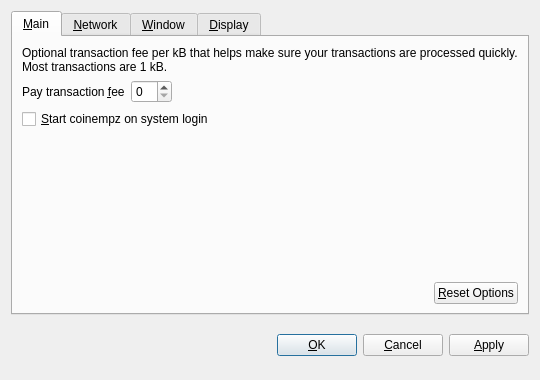
<?xml version="1.0" encoding="UTF-8"?>
<ui version="4.0">
 <class>OptionsDialog</class>
 <widget class="QDialog" name="OptionsDialog">
  <property name="geometry">
   <rect>
    <x>0</x>
    <y>0</y>
    <width>540</width>
    <height>380</height>
   </rect>
  </property>
  <property name="windowTitle">
   <string>Options</string>
  </property>
  <property name="modal">
   <bool>true</bool>
  </property>
  <layout class="QVBoxLayout" name="verticalLayout">
   <item>
    <widget class="QTabWidget" name="tabWidget">
     <property name="tabPosition">
      <enum>QTabWidget::North</enum>
     </property>
     <property name="currentIndex">
      <number>0</number>
     </property>
     <widget class="QWidget" name="tabMain">
      <attribute name="title">
       <string>&amp;Main</string>
      </attribute>
      <layout class="QVBoxLayout" name="verticalLayout_Main">
       <item>
        <widget class="QLabel" name="transactionFeeInfoLabel">
         <property name="text">
          <string>Optional transaction fee per kB that helps make sure your transactions are processed quickly. Most transactions are 1 kB.</string>
         </property>
         <property name="textFormat">
          <enum>Qt::PlainText</enum>
         </property>
         <property name="wordWrap">
          <bool>true</bool>
         </property>
        </widget>
       </item>
       <item>
        <layout class="QHBoxLayout" name="horizontalLayout_1_Main">
         <item>
          <widget class="QLabel" name="transactionFeeLabel">
           <property name="text">
            <string>Pay transaction &amp;fee</string>
           </property>
           <property name="textFormat">
            <enum>Qt::PlainText</enum>
           </property>
           <property name="buddy">
            <cstring>transactionFee</cstring>
           </property>
          </widget>
         </item>
         <item>
          <widget class="BitcoinAmountField" name="transactionFee"/>
         </item>
         <item>
          <spacer name="horizontalSpacer_1_Main">
           <property name="orientation">
            <enum>Qt::Horizontal</enum>
           </property>
           <property name="sizeHint" stdset="0">
            <size>
             <width>40</width>
             <height>20</height>
            </size>
           </property>
          </spacer>
         </item>
        </layout>
       </item>
       <item>
        <widget class="QCheckBox" name="bitcoinAtStartup">
         <property name="toolTip">
          <string>Automatically start coinempz after logging in to the system.</string>
         </property>
         <property name="text">
          <string>&amp;Start coinempz on system login</string>
         </property>
        </widget>
       </item>
       <item>
        <spacer name="verticalSpacer_Main">
         <property name="orientation">
          <enum>Qt::Vertical</enum>
         </property>
         <property name="sizeHint" stdset="0">
          <size>
           <width>20</width>
           <height>40</height>
          </size>
         </property>
        </spacer>
       </item>
       <item>
        <layout class="QHBoxLayout" name="horizontalLayout_2_Main">
         <item>
          <spacer name="horizontalSpacer_2_Main">
           <property name="orientation">
            <enum>Qt::Horizontal</enum>
           </property>
           <property name="sizeHint" stdset="0">
            <size>
             <width>40</width>
             <height>20</height>
            </size>
           </property>
          </spacer>
         </item>
         <item>
          <widget class="QPushButton" name="resetButton">
           <property name="toolTip">
            <string>Reset all client options to default.</string>
           </property>
           <property name="text">
            <string>&amp;Reset Options</string>
           </property>
           <property name="autoDefault">
            <bool>false</bool>
           </property>
          </widget>
         </item>
        </layout>
       </item>
      </layout>
     </widget>
     <widget class="QWidget" name="tabNetwork">
      <attribute name="title">
       <string>&amp;Network</string>
      </attribute>
      <layout class="QVBoxLayout" name="verticalLayout_Network">
       <item>
        <widget class="QCheckBox" name="mapPortUpnp">
         <property name="toolTip">
          <string>Automatically open the coinempz client port on the router. This only works when your router supports UPnP and it is enabled.</string>
         </property>
         <property name="text">
          <string>Map port using &amp;UPnP</string>
         </property>
        </widget>
       </item>
       <item>
        <widget class="QCheckBox" name="connectSocks">
         <property name="toolTip">
          <string>Connect to the coinempz network through a SOCKS proxy (e.g. when connecting through Tor).</string>
         </property>
         <property name="text">
          <string>&amp;Connect through SOCKS proxy:</string>
         </property>
        </widget>
       </item>
       <item>
        <layout class="QHBoxLayout" name="horizontalLayout_Network">
         <item>
          <widget class="QLabel" name="proxyIpLabel">
           <property name="text">
            <string>Proxy &amp;IP:</string>
           </property>
           <property name="textFormat">
            <enum>Qt::PlainText</enum>
           </property>
           <property name="buddy">
            <cstring>proxyIp</cstring>
           </property>
          </widget>
         </item>
         <item>
          <widget class="QValidatedLineEdit" name="proxyIp">
           <property name="maximumSize">
            <size>
             <width>140</width>
             <height>16777215</height>
            </size>
           </property>
           <property name="toolTip">
            <string>IP address of the proxy (e.g. 127.0.0.1)</string>
           </property>
          </widget>
         </item>
         <item>
          <widget class="QLabel" name="proxyPortLabel">
           <property name="text">
            <string>&amp;Port:</string>
           </property>
           <property name="textFormat">
            <enum>Qt::PlainText</enum>
           </property>
           <property name="buddy">
            <cstring>proxyPort</cstring>
           </property>
          </widget>
         </item>
         <item>
          <widget class="QLineEdit" name="proxyPort">
           <property name="maximumSize">
            <size>
             <width>55</width>
             <height>16777215</height>
            </size>
           </property>
           <property name="toolTip">
            <string>Port of the proxy (e.g. 9050)</string>
           </property>
          </widget>
         </item>
         <item>
          <widget class="QLabel" name="socksVersionLabel">
           <property name="text">
            <string>SOCKS &amp;Version:</string>
           </property>
           <property name="textFormat">
            <enum>Qt::PlainText</enum>
           </property>
           <property name="buddy">
            <cstring>socksVersion</cstring>
           </property>
          </widget>
         </item>
         <item>
          <widget class="QValueComboBox" name="socksVersion">
           <property name="toolTip">
            <string>SOCKS version of the proxy (e.g. 5)</string>
           </property>
          </widget>
         </item>
         <item>
          <spacer name="horizontalSpacer_Network">
           <property name="orientation">
            <enum>Qt::Horizontal</enum>
           </property>
           <property name="sizeHint" stdset="0">
            <size>
             <width>40</width>
             <height>20</height>
            </size>
           </property>
          </spacer>
         </item>
        </layout>
       </item>
       <item>
        <spacer name="verticalSpacer_Network">
         <property name="orientation">
          <enum>Qt::Vertical</enum>
         </property>
         <property name="sizeHint" stdset="0">
          <size>
           <width>20</width>
           <height>40</height>
          </size>
         </property>
        </spacer>
       </item>
      </layout>
     </widget>
     <widget class="QWidget" name="tabWindow">
      <attribute name="title">
       <string>&amp;Window</string>
      </attribute>
      <layout class="QVBoxLayout" name="verticalLayout_Window">
       <item>
        <widget class="QCheckBox" name="minimizeToTray">
         <property name="toolTip">
          <string>Show only a tray icon after minimizing the window.</string>
         </property>
         <property name="text">
          <string>&amp;Minimize to the tray instead of the taskbar</string>
         </property>
        </widget>
       </item>
       <item>
        <widget class="QCheckBox" name="minimizeOnClose">
         <property name="toolTip">
          <string>Minimize instead of exit the application when the window is closed. When this option is enabled, the application will be closed only after selecting Quit in the menu.</string>
         </property>
         <property name="text">
          <string>M&amp;inimize on close</string>
         </property>
        </widget>
       </item>
       <item>
        <spacer name="verticalSpacer_Window">
         <property name="orientation">
          <enum>Qt::Vertical</enum>
         </property>
         <property name="sizeHint" stdset="0">
          <size>
           <width>20</width>
           <height>40</height>
          </size>
         </property>
        </spacer>
       </item>
      </layout>
     </widget>
     <widget class="QWidget" name="tabDisplay">
      <attribute name="title">
       <string>&amp;Display</string>
      </attribute>
      <layout class="QVBoxLayout" name="verticalLayout_Display">
       <item>
        <layout class="QHBoxLayout" name="horizontalLayout_1_Display">
         <item>
          <widget class="QLabel" name="langLabel">
           <property name="text">
            <string>User Interface &amp;language:</string>
           </property>
           <property name="textFormat">
            <enum>Qt::PlainText</enum>
           </property>
           <property name="buddy">
            <cstring>lang</cstring>
           </property>
          </widget>
         </item>
         <item>
          <widget class="QValueComboBox" name="lang">
           <property name="toolTip">
            <string>The user interface language can be set here. This setting will take effect after restarting coinempz.</string>
           </property>
          </widget>
         </item>
        </layout>
       </item>
       <item>
        <layout class="QHBoxLayout" name="horizontalLayout_2_Display">
         <item>
          <widget class="QLabel" name="unitLabel">
           <property name="text">
            <string>&amp;Unit to show amounts in:</string>
           </property>
           <property name="textFormat">
            <enum>Qt::PlainText</enum>
           </property>
           <property name="buddy">
            <cstring>unit</cstring>
           </property>
          </widget>
         </item>
         <item>
          <widget class="QValueComboBox" name="unit">
           <property name="toolTip">
            <string>Choose the default subdivision unit to show in the interface and when sending coins.</string>
           </property>
          </widget>
         </item>
        </layout>
       </item>
       <item>
        <widget class="QCheckBox" name="displayAddresses">
         <property name="toolTip">
          <string>Whether to show coinempz addresses in the transaction list or not.</string>
         </property>
         <property name="text">
          <string>&amp;Display addresses in transaction list</string>
         </property>
        </widget>
       </item>
       <item>
        <widget class="QCheckBox" name="coinControlFeatures">
         <property name="toolTip">
          <string>Whether to show coin control features or not.</string>
         </property>
         <property name="text">
          <string>Display coin &amp;control features (experts only!)</string>
         </property>
        </widget>
       </item>
       <item>
        <spacer name="verticalSpacer_Display">
         <property name="orientation">
          <enum>Qt::Vertical</enum>
         </property>
         <property name="sizeHint" stdset="0">
          <size>
           <width>20</width>
           <height>40</height>
          </size>
         </property>
        </spacer>
       </item>
      </layout>
     </widget>
    </widget>
   </item>
   <item>
    <layout class="QHBoxLayout" name="horizontalLayout_Buttons">
     <item>
      <spacer name="horizontalSpacer_1">
       <property name="orientation">
        <enum>Qt::Horizontal</enum>
       </property>
       <property name="sizeHint" stdset="0">
        <size>
         <width>40</width>
         <height>48</height>
        </size>
       </property>
      </spacer>
     </item>
     <item>
      <widget class="QLabel" name="statusLabel">
       <property name="font">
        <font>
         <weight>75</weight>
         <bold>true</bold>
        </font>
       </property>
       <property name="text">
        <string/>
       </property>
       <property name="textFormat">
        <enum>Qt::PlainText</enum>
       </property>
       <property name="wordWrap">
        <bool>true</bool>
       </property>
      </widget>
     </item>
     <item>
      <spacer name="horizontalSpacer_2">
       <property name="orientation">
        <enum>Qt::Horizontal</enum>
       </property>
       <property name="sizeHint" stdset="0">
        <size>
         <width>40</width>
         <height>48</height>
        </size>
       </property>
      </spacer>
     </item>
     <item>
      <widget class="QPushButton" name="okButton">
       <property name="text">
        <string>&amp;OK</string>
       </property>
      </widget>
     </item>
     <item>
      <widget class="QPushButton" name="cancelButton">
       <property name="text">
        <string>&amp;Cancel</string>
       </property>
       <property name="autoDefault">
        <bool>false</bool>
       </property>
      </widget>
     </item>
     <item>
      <widget class="QPushButton" name="applyButton">
       <property name="text">
        <string>&amp;Apply</string>
       </property>
       <property name="autoDefault">
        <bool>false</bool>
       </property>
      </widget>
     </item>
    </layout>
   </item>
  </layout>
 </widget>
 <customwidgets>
  <customwidget>
   <class>BitcoinAmountField</class>
   <extends>QSpinBox</extends>
   <header>bitcoinamountfield.h</header>
  </customwidget>
  <customwidget>
   <class>QValueComboBox</class>
   <extends>QComboBox</extends>
   <header>qvaluecombobox.h</header>
  </customwidget>
  <customwidget>
   <class>QValidatedLineEdit</class>
   <extends>QLineEdit</extends>
   <header>qvalidatedlineedit.h</header>
  </customwidget>
 </customwidgets>
 <resources/>
 <connections/>
</ui>
